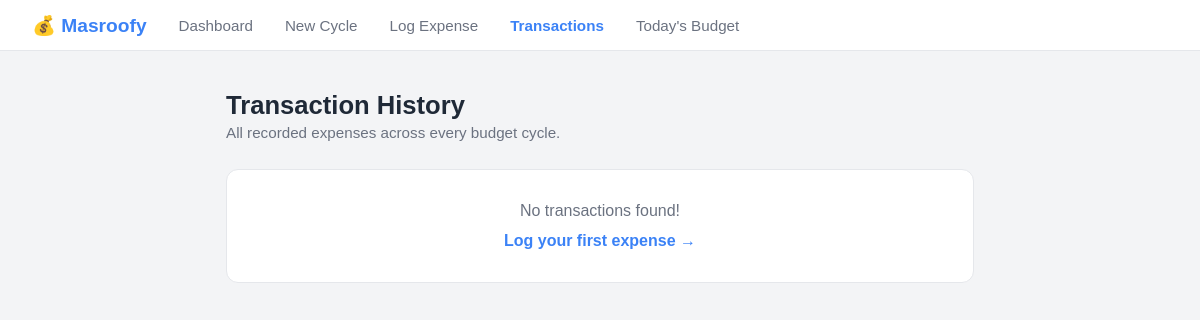
Page /transactions/ on the earlier database version.
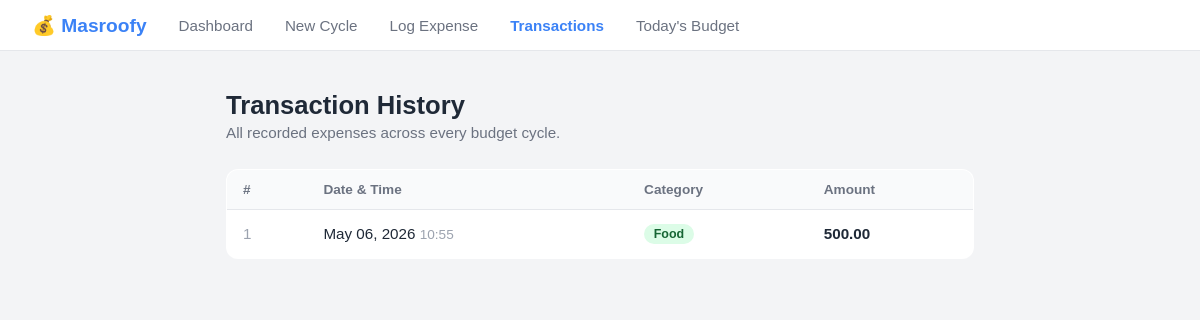
Same page on the later database version.
### budget/models.py (models this page shows, shortened)
class Expense(models.Model):
    class Category(models.TextChoices):
        FOOD = "Food", "Food"
        TRANSPORT = "Transport", "Transport"
        UTILITIES = "Utilities", "Utilities"
        ENTERTAINMENT = "Entertainment", "Entertainment"
        OTHER = "Other", "Other"
    budget_cycle = models.ForeignKey(
        BudgetCycle,
        on_delete=models.CASCADE,
        related_name="expenses",
    )
    amount = models.DecimalField(max_digits=10, decimal_places=2)
    category = models.CharField(max_length=20, choices=Category.choices)
    timestamp = models.DateTimeField(default=timezone.now)
    class Meta:
        ordering = ["-timestamp", "-id"]

### budget/views.py (the view)
# urls.py: path('transactions/', views.transactionsHistory, name='transactions'),
def transactionsHistory(request):
    transactions = []
    message = ''
    if Expense.objects.count() != 0:
        transactions = Expense.objects.all().order_by('-timestamp')
    else:
        message = 'No transactions found!'
    context = {
        'transactions': transactions,
        'message': message,
    }
    return render(request, 'transactions.html', context)

### templates/transactions.html (shortened to what this page needs)
<!DOCTYPE html>
<html lang="en">
<head>
</head>
<body>
    <nav>
        <a href="{% url 'dashboard' %}" class="brand">💰 Masroofy</a>
        <a href="{% url 'dashboard' %}">Dashboard</a>
        <a href="{% url 'create_cycle' %}">New Cycle</a>
        <a href="{% url 'log_expense' %}">Log Expense</a>
        <a href="{% url 'transactions' %}" class="active">Transactions</a>
        <a href="{% url 'todays_budget' %}">Today's Budget</a>
    </nav>
    <main>
        <h1>Transaction History</h1>
        <p class="subtitle">All recorded expenses across every budget cycle.</p>
        {% if message %}
            <div class="empty">
                <p style="margin-bottom:0.75rem;">{{ message }}</p>
                <a href="{% url 'log_expense' %}">Log your first expense →</a>
            </div>
        {% else %}
            <table>
                <thead>
                    <tr>
                        <th>#</th>
                        <th>Date & Time</th>
                        <th>Category</th>
                        <th>Amount</th>
                    </tr>
                </thead>
                <tbody>
                    {% for x in transactions %}
                    <tr>
                        <td style="color:#9ca3af;">{{ x.id }}</td>
                        <td>{{ x.timestamp|date:"M d, Y" }} <span style="color:#9ca3af; font-size:0.85rem;">{{ x.timestamp|time:"H:i" }}</span></td>
                        <td><span class="badge badge-{{ x.category }}">{{ x.category }}</span></td>
                        <td class="amount">{{ x.amount }}</td>
                    </tr>
                    {% endfor %}
                </tbody>
            </table>
        {% endif %}
    </main>
</body>
</html>

Differences in the rows shown:
added Expense: id "1", timestamp "May 06, 2026", timestamp "10:55", category "Food", amount "500.00"
Other differences:
{{ message }}: "No transactions found!" → (not shown)
text no longer shown: "Log your first expense →"
text now shown: "# Date & Time Category Amount"
